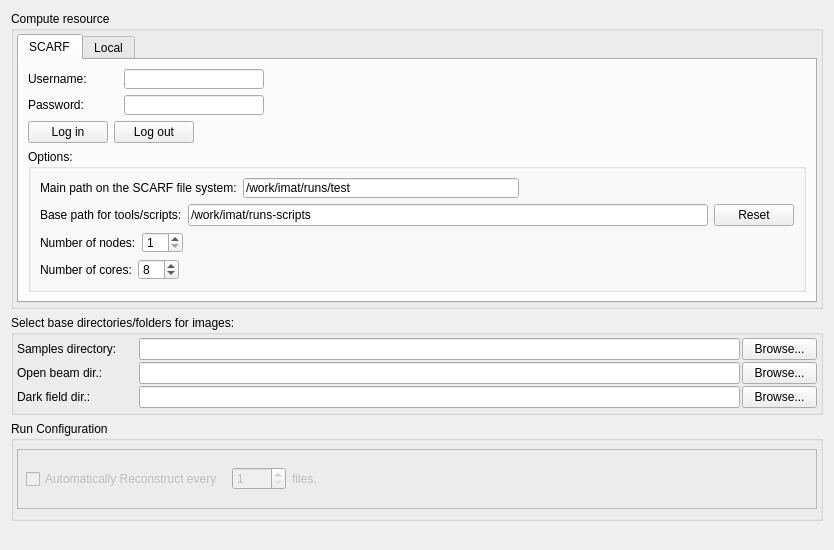
<?xml version="1.0" encoding="UTF-8"?>
<ui version="4.0">
 <class>TomographyIfaceQtTabSetup</class>
 <widget class="QWidget" name="TomographyIfaceQtTabSetup">
  <property name="enabled">
   <bool>true</bool>
  </property>
  <property name="geometry">
   <rect>
    <x>0</x>
    <y>0</y>
    <width>834</width>
    <height>550</height>
   </rect>
  </property>
  <layout class="QGridLayout" name="gridLayout_7">
   <item row="0" column="0">
    <widget class="QGroupBox" name="groupBox">
     <property name="sizePolicy">
      <sizepolicy hsizetype="Preferred" vsizetype="Preferred">
       <horstretch>0</horstretch>
       <verstretch>1</verstretch>
      </sizepolicy>
     </property>
     <property name="minimumSize">
      <size>
       <width>0</width>
       <height>0</height>
      </size>
     </property>
     <property name="title">
      <string>Compute resource</string>
     </property>
     <layout class="QGridLayout" name="gridLayout_25">
      <property name="margin">
       <number>3</number>
      </property>
      <property name="spacing">
       <number>2</number>
      </property>
      <item row="0" column="0">
       <widget class="QTabWidget" name="tabWidget_comp_resource">
        <property name="sizePolicy">
         <sizepolicy hsizetype="Expanding" vsizetype="Expanding">
          <horstretch>0</horstretch>
          <verstretch>1</verstretch>
         </sizepolicy>
        </property>
        <property name="minimumSize">
         <size>
          <width>0</width>
          <height>0</height>
         </size>
        </property>
        <property name="currentIndex">
         <number>0</number>
        </property>
        <widget class="QWidget" name="tab_SCARF">
         <attribute name="title">
          <string>SCARF</string>
         </attribute>
         <layout class="QGridLayout" name="gridLayout_6">
          <item row="0" column="0">
           <layout class="QHBoxLayout" name="horizontalLayout_7">
            <item>
             <widget class="QLabel" name="label_SCARF_username">
              <property name="minimumSize">
               <size>
                <width>90</width>
                <height>20</height>
               </size>
              </property>
              <property name="text">
               <string>Username:</string>
              </property>
             </widget>
            </item>
            <item>
             <widget class="QLineEdit" name="lineEdit_SCARF_username">
              <property name="sizePolicy">
               <sizepolicy hsizetype="Preferred" vsizetype="Fixed">
                <horstretch>0</horstretch>
                <verstretch>0</verstretch>
               </sizepolicy>
              </property>
              <property name="minimumSize">
               <size>
                <width>140</width>
                <height>20</height>
               </size>
              </property>
              <property name="toolTip">
               <string>Type your username on the remote compute resource</string>
              </property>
              <property name="text">
               <string/>
              </property>
             </widget>
            </item>
            <item>
             <spacer name="horizontalSpacer_15">
              <property name="orientation">
               <enum>Qt::Horizontal</enum>
              </property>
              <property name="sizeHint" stdset="0">
               <size>
                <width>738</width>
                <height>20</height>
               </size>
              </property>
             </spacer>
            </item>
           </layout>
          </item>
          <item row="1" column="0">
           <layout class="QHBoxLayout" name="horizontalLayout_5">
            <item>
             <widget class="QLabel" name="label_SCARF_password">
              <property name="minimumSize">
               <size>
                <width>90</width>
                <height>20</height>
               </size>
              </property>
              <property name="text">
               <string>Password:</string>
              </property>
             </widget>
            </item>
            <item>
             <widget class="QLineEdit" name="lineEdit_SCARF_password">
              <property name="sizePolicy">
               <sizepolicy hsizetype="Preferred" vsizetype="Fixed">
                <horstretch>0</horstretch>
                <verstretch>0</verstretch>
               </sizepolicy>
              </property>
              <property name="minimumSize">
               <size>
                <width>140</width>
                <height>20</height>
               </size>
              </property>
              <property name="toolTip">
               <string>Type your password. It will be used just for authentication. It won't be displayed or saved anywhere</string>
              </property>
              <property name="text">
               <string/>
              </property>
              <property name="echoMode">
               <enum>QLineEdit::Password</enum>
              </property>
              <property name="cursorPosition">
               <number>0</number>
              </property>
             </widget>
            </item>
            <item>
             <spacer name="horizontalSpacer_20">
              <property name="orientation">
               <enum>Qt::Horizontal</enum>
              </property>
              <property name="sizeHint" stdset="0">
               <size>
                <width>748</width>
                <height>20</height>
               </size>
              </property>
             </spacer>
            </item>
           </layout>
          </item>
          <item row="2" column="0">
           <layout class="QHBoxLayout" name="horizontalLayout_8">
            <item>
             <widget class="QPushButton" name="pushButton_SCARF_login">
              <property name="sizePolicy">
               <sizepolicy hsizetype="Minimum" vsizetype="Preferred">
                <horstretch>0</horstretch>
                <verstretch>0</verstretch>
               </sizepolicy>
              </property>
              <property name="minimumSize">
               <size>
                <width>0</width>
                <height>22</height>
               </size>
              </property>
              <property name="text">
               <string>Log in</string>
              </property>
             </widget>
            </item>
            <item>
             <widget class="QPushButton" name="pushButton_SCARF_logout">
              <property name="sizePolicy">
               <sizepolicy hsizetype="Minimum" vsizetype="Preferred">
                <horstretch>0</horstretch>
                <verstretch>0</verstretch>
               </sizepolicy>
              </property>
              <property name="minimumSize">
               <size>
                <width>0</width>
                <height>22</height>
               </size>
              </property>
              <property name="text">
               <string>Log out</string>
              </property>
             </widget>
            </item>
            <item>
             <spacer name="horizontalSpacer_12">
              <property name="orientation">
               <enum>Qt::Horizontal</enum>
              </property>
              <property name="sizeHint" stdset="0">
               <size>
                <width>198</width>
                <height>20</height>
               </size>
              </property>
             </spacer>
            </item>
           </layout>
          </item>
          <item row="3" column="0">
           <widget class="QGroupBox" name="groupBox_3">
            <property name="title">
             <string>Options:</string>
            </property>
            <layout class="QGridLayout" name="gridLayout_3">
             <item row="2" column="0">
              <layout class="QHBoxLayout" name="horizontalLayout_11">
               <item>
                <widget class="QLabel" name="label_23">
                 <property name="text">
                  <string>Number of nodes:</string>
                 </property>
                </widget>
               </item>
               <item>
                <widget class="QSpinBox" name="spinBox_SCARFnumNodes">
                 <property name="minimumSize">
                  <size>
                   <width>0</width>
                   <height>20</height>
                  </size>
                 </property>
                 <property name="minimum">
                  <number>1</number>
                 </property>
                 <property name="maximum">
                  <number>99</number>
                 </property>
                 <property name="value">
                  <number>1</number>
                 </property>
                </widget>
               </item>
               <item>
                <spacer name="horizontalSpacer_16">
                 <property name="orientation">
                  <enum>Qt::Horizontal</enum>
                 </property>
                 <property name="sizeHint" stdset="0">
                  <size>
                   <width>678</width>
                   <height>20</height>
                  </size>
                 </property>
                </spacer>
               </item>
              </layout>
             </item>
             <item row="0" column="0">
              <layout class="QHBoxLayout" name="horizontalLayout_10">
               <item>
                <widget class="QLabel" name="label_22">
                 <property name="text">
                  <string>Main path on the SCARF file system:</string>
                 </property>
                </widget>
               </item>
               <item>
                <widget class="QLineEdit" name="lineEdit_SCARF_path">
                 <property name="minimumSize">
                  <size>
                   <width>0</width>
                   <height>20</height>
                  </size>
                 </property>
                 <property name="text">
                  <string>/work/imat/runs/test</string>
                 </property>
                </widget>
               </item>
               <item>
                <spacer name="horizontalSpacer_2">
                 <property name="orientation">
                  <enum>Qt::Horizontal</enum>
                 </property>
                 <property name="sizeHint" stdset="0">
                  <size>
                   <width>40</width>
                   <height>20</height>
                  </size>
                 </property>
                </spacer>
               </item>
              </layout>
             </item>
             <item row="3" column="0">
              <layout class="QHBoxLayout" name="horizontalLayout_12">
               <item>
                <widget class="QLabel" name="label_24">
                 <property name="text">
                  <string>Number of cores:</string>
                 </property>
                </widget>
               </item>
               <item>
                <widget class="QSpinBox" name="spinBox_SCARFnumCores">
                 <property name="minimumSize">
                  <size>
                   <width>0</width>
                   <height>20</height>
                  </size>
                 </property>
                 <property name="minimum">
                  <number>1</number>
                 </property>
                 <property name="maximum">
                  <number>99</number>
                 </property>
                 <property name="value">
                  <number>8</number>
                 </property>
                </widget>
               </item>
               <item>
                <spacer name="horizontalSpacer_17">
                 <property name="orientation">
                  <enum>Qt::Horizontal</enum>
                 </property>
                 <property name="sizeHint" stdset="0">
                  <size>
                   <width>434</width>
                   <height>20</height>
                  </size>
                 </property>
                </spacer>
               </item>
              </layout>
             </item>
             <item row="1" column="0">
              <layout class="QHBoxLayout" name="horizontalLayout_2">
               <item>
                <widget class="QLabel" name="label">
                 <property name="text">
                  <string>Base path for tools/scripts:</string>
                 </property>
                </widget>
               </item>
               <item>
                <widget class="QLineEdit" name="lineEdit_scripts_base_dir">
                 <property name="text">
                  <string>/work/imat/runs-scripts</string>
                 </property>
                </widget>
               </item>
               <item>
                <widget class="QPushButton" name="pushButton_reset_scripts_base_dir">
                 <property name="text">
                  <string>Reset</string>
                 </property>
                </widget>
               </item>
              </layout>
             </item>
            </layout>
           </widget>
          </item>
         </layout>
        </widget>
        <widget class="QWidget" name="tab_local">
         <attribute name="title">
          <string>Local</string>
         </attribute>
         <layout class="QGridLayout" name="gridLayout_28">
          <item row="1" column="0">
           <spacer name="verticalSpacer_9">
            <property name="orientation">
             <enum>Qt::Vertical</enum>
            </property>
            <property name="sizeHint" stdset="0">
             <size>
              <width>20</width>
              <height>82</height>
             </size>
            </property>
           </spacer>
          </item>
          <item row="0" column="0">
           <widget class="QGroupBox" name="groupBox_4">
            <property name="title">
             <string>Options:</string>
            </property>
            <layout class="QGridLayout" name="gridLayout_8">
             <item row="0" column="0">
              <layout class="QHBoxLayout" name="horizontalLayout_6">
               <item>
                <widget class="QLabel" name="label_25">
                 <property name="text">
                  <string>Number of cores:</string>
                 </property>
                </widget>
               </item>
               <item>
                <widget class="QSpinBox" name="spinBox_localNumCores">
                 <property name="minimumSize">
                  <size>
                   <width>0</width>
                   <height>10</height>
                  </size>
                 </property>
                 <property name="maximum">
                  <number>99</number>
                 </property>
                 <property name="value">
                  <number>8</number>
                 </property>
                </widget>
               </item>
               <item>
                <spacer name="horizontalSpacer_18">
                 <property name="orientation">
                  <enum>Qt::Horizontal</enum>
                 </property>
                 <property name="sizeHint" stdset="0">
                  <size>
                   <width>40</width>
                   <height>20</height>
                  </size>
                 </property>
                </spacer>
               </item>
              </layout>
             </item>
            </layout>
           </widget>
          </item>
         </layout>
        </widget>
       </widget>
      </item>
     </layout>
    </widget>
   </item>
   <item row="1" column="0">
    <widget class="QGroupBox" name="groupBox_2">
     <property name="sizePolicy">
      <sizepolicy hsizetype="Preferred" vsizetype="Preferred">
       <horstretch>0</horstretch>
       <verstretch>1</verstretch>
      </sizepolicy>
     </property>
     <property name="minimumSize">
      <size>
       <width>0</width>
       <height>100</height>
      </size>
     </property>
     <property name="title">
      <string>Select base directories/folders for images:</string>
     </property>
     <layout class="QGridLayout" name="gridLayout">
      <property name="margin">
       <number>3</number>
      </property>
      <property name="spacing">
       <number>2</number>
      </property>
      <item row="0" column="0">
       <widget class="QLabel" name="label_5">
        <property name="minimumSize">
         <size>
          <width>120</width>
          <height>0</height>
         </size>
        </property>
        <property name="maximumSize">
         <size>
          <width>101</width>
          <height>16777215</height>
         </size>
        </property>
        <property name="text">
         <string>Samples directory:</string>
        </property>
       </widget>
      </item>
      <item row="0" column="1">
       <widget class="QLineEdit" name="lineEdit_path_FITS">
        <property name="text">
         <string/>
        </property>
       </widget>
      </item>
      <item row="0" column="2">
       <widget class="QPushButton" name="pushButton_fits_dir">
        <property name="maximumSize">
         <size>
          <width>75</width>
          <height>16777215</height>
         </size>
        </property>
        <property name="text">
         <string>Browse...</string>
        </property>
       </widget>
      </item>
      <item row="1" column="0">
       <widget class="QLabel" name="label_6">
        <property name="minimumSize">
         <size>
          <width>120</width>
          <height>0</height>
         </size>
        </property>
        <property name="maximumSize">
         <size>
          <width>101</width>
          <height>16777215</height>
         </size>
        </property>
        <property name="text">
         <string>Open beam dir.:</string>
        </property>
       </widget>
      </item>
      <item row="1" column="1">
       <widget class="QLineEdit" name="lineEdit_path_flat"/>
      </item>
      <item row="1" column="2">
       <widget class="QPushButton" name="pushButton_flat_dir">
        <property name="maximumSize">
         <size>
          <width>75</width>
          <height>16777215</height>
         </size>
        </property>
        <property name="text">
         <string>Browse...</string>
        </property>
       </widget>
      </item>
      <item row="2" column="0">
       <widget class="QLabel" name="label_7">
        <property name="minimumSize">
         <size>
          <width>120</width>
          <height>0</height>
         </size>
        </property>
        <property name="maximumSize">
         <size>
          <width>101</width>
          <height>16777215</height>
         </size>
        </property>
        <property name="text">
         <string>Dark field dir.:</string>
        </property>
       </widget>
      </item>
      <item row="2" column="1">
       <widget class="QLineEdit" name="lineEdit_path_dark"/>
      </item>
      <item row="2" column="2">
       <widget class="QPushButton" name="pushButton_dark_dir">
        <property name="maximumSize">
         <size>
          <width>75</width>
          <height>16777215</height>
         </size>
        </property>
        <property name="text">
         <string>Browse...</string>
        </property>
       </widget>
      </item>
     </layout>
     <zorder>lineEdit_path_FITS</zorder>
     <zorder>lineEdit_path_flat</zorder>
     <zorder>lineEdit_path_dark</zorder>
     <zorder>label_5</zorder>
     <zorder>label_6</zorder>
     <zorder>label_7</zorder>
     <zorder>pushButton_fits_dir</zorder>
     <zorder>pushButton_flat_dir</zorder>
     <zorder>pushButton_dark_dir</zorder>
    </widget>
   </item>
   <item row="2" column="0">
    <widget class="QGroupBox" name="groupBox_run_config">
     <property name="sizePolicy">
      <sizepolicy hsizetype="Preferred" vsizetype="Preferred">
       <horstretch>0</horstretch>
       <verstretch>1</verstretch>
      </sizepolicy>
     </property>
     <property name="minimumSize">
      <size>
       <width>0</width>
       <height>100</height>
      </size>
     </property>
     <property name="title">
      <string>Run Configuration</string>
     </property>
     <layout class="QGridLayout" name="gridLayout_2">
      <property name="margin">
       <number>3</number>
      </property>
      <property name="spacing">
       <number>2</number>
      </property>
      <item row="1" column="0">
       <widget class="QFrame" name="frame">
        <property name="enabled">
         <bool>false</bool>
        </property>
        <property name="sizePolicy">
         <sizepolicy hsizetype="Preferred" vsizetype="Preferred">
          <horstretch>0</horstretch>
          <verstretch>0</verstretch>
         </sizepolicy>
        </property>
        <property name="maximumSize">
         <size>
          <width>16777215</width>
          <height>60</height>
         </size>
        </property>
        <property name="frameShape">
         <enum>QFrame::StyledPanel</enum>
        </property>
        <property name="frameShadow">
         <enum>QFrame::Raised</enum>
        </property>
        <layout class="QHBoxLayout" name="horizontalLayout">
         <property name="leftMargin">
          <number>8</number>
         </property>
         <property name="topMargin">
          <number>0</number>
         </property>
         <property name="rightMargin">
          <number>0</number>
         </property>
         <property name="bottomMargin">
          <number>0</number>
         </property>
         <item>
          <widget class="QCheckBox" name="checkBox">
           <property name="text">
            <string>Automatically Reconstruct every </string>
           </property>
          </widget>
         </item>
         <item>
          <widget class="QSpinBox" name="spinBox">
           <property name="minimum">
            <number>1</number>
           </property>
           <property name="maximum">
            <number>5000</number>
           </property>
           <property name="value">
            <number>1</number>
           </property>
          </widget>
         </item>
         <item>
          <widget class="QLabel" name="label_3">
           <property name="text">
            <string>files.</string>
           </property>
          </widget>
         </item>
         <item>
          <spacer name="horizontalSpacer_4">
           <property name="orientation">
            <enum>Qt::Horizontal</enum>
           </property>
           <property name="sizeHint" stdset="0">
            <size>
             <width>683</width>
             <height>20</height>
            </size>
           </property>
          </spacer>
         </item>
        </layout>
       </widget>
      </item>
     </layout>
    </widget>
   </item>
   <item row="3" column="0">
    <spacer name="verticalSpacer_2">
     <property name="orientation">
      <enum>Qt::Vertical</enum>
     </property>
     <property name="sizeHint" stdset="0">
      <size>
       <width>20</width>
       <height>120</height>
      </size>
     </property>
    </spacer>
   </item>
  </layout>
 </widget>
 <resources/>
 <connections/>
</ui>
